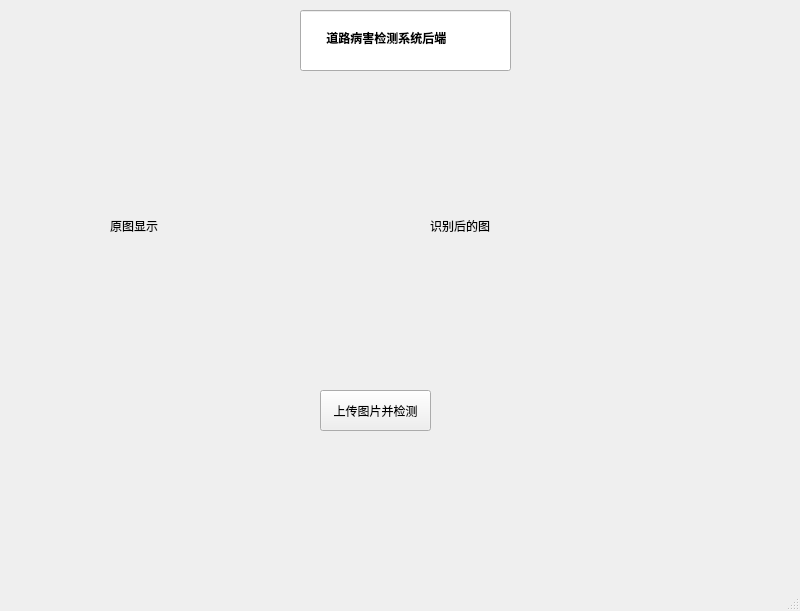
<?xml version="1.0" encoding="UTF-8"?>
<ui version="4.0">
 <class>MainWindow</class>
 <widget class="QMainWindow" name="MainWindow">
  <property name="geometry">
   <rect>
    <x>0</x>
    <y>0</y>
    <width>800</width>
    <height>611</height>
   </rect>
  </property>
  <property name="windowTitle">
   <string>MainWindow</string>
  </property>
  <widget class="QWidget" name="centralwidget">
   <widget class="QLabel" name="label">
    <property name="geometry">
     <rect>
      <x>110</x>
      <y>100</y>
      <width>271</width>
      <height>251</height>
     </rect>
    </property>
    <property name="text">
     <string>原图显示</string>
    </property>
   </widget>
   <widget class="QLabel" name="label_2">
    <property name="geometry">
     <rect>
      <x>430</x>
      <y>100</y>
      <width>271</width>
      <height>251</height>
     </rect>
    </property>
    <property name="text">
     <string>识别后的图</string>
    </property>
   </widget>
   <widget class="QPushButton" name="pushButton">
    <property name="geometry">
     <rect>
      <x>320</x>
      <y>390</y>
      <width>111</width>
      <height>41</height>
     </rect>
    </property>
    <property name="text">
     <string>上传图片并检测</string>
    </property>
   </widget>
   <widget class="QLineEdit" name="lineEdit">
    <property name="geometry">
     <rect>
      <x>300</x>
      <y>10</y>
      <width>211</width>
      <height>61</height>
     </rect>
    </property>
    <property name="font">
     <font>
      <weight>75</weight>
      <bold>true</bold>
     </font>
    </property>
    <property name="text">
     <string>       道路病害检测系统后端</string>
    </property>
    <property name="cursorPosition">
     <number>17</number>
    </property>
   </widget>
  </widget>
  <widget class="QMenuBar" name="menubar">
   <property name="geometry">
    <rect>
     <x>0</x>
     <y>0</y>
     <width>800</width>
     <height>22</height>
    </rect>
   </property>
  </widget>
  <widget class="QStatusBar" name="statusbar"/>
 </widget>
 <resources/>
 <connections/>
</ui>
